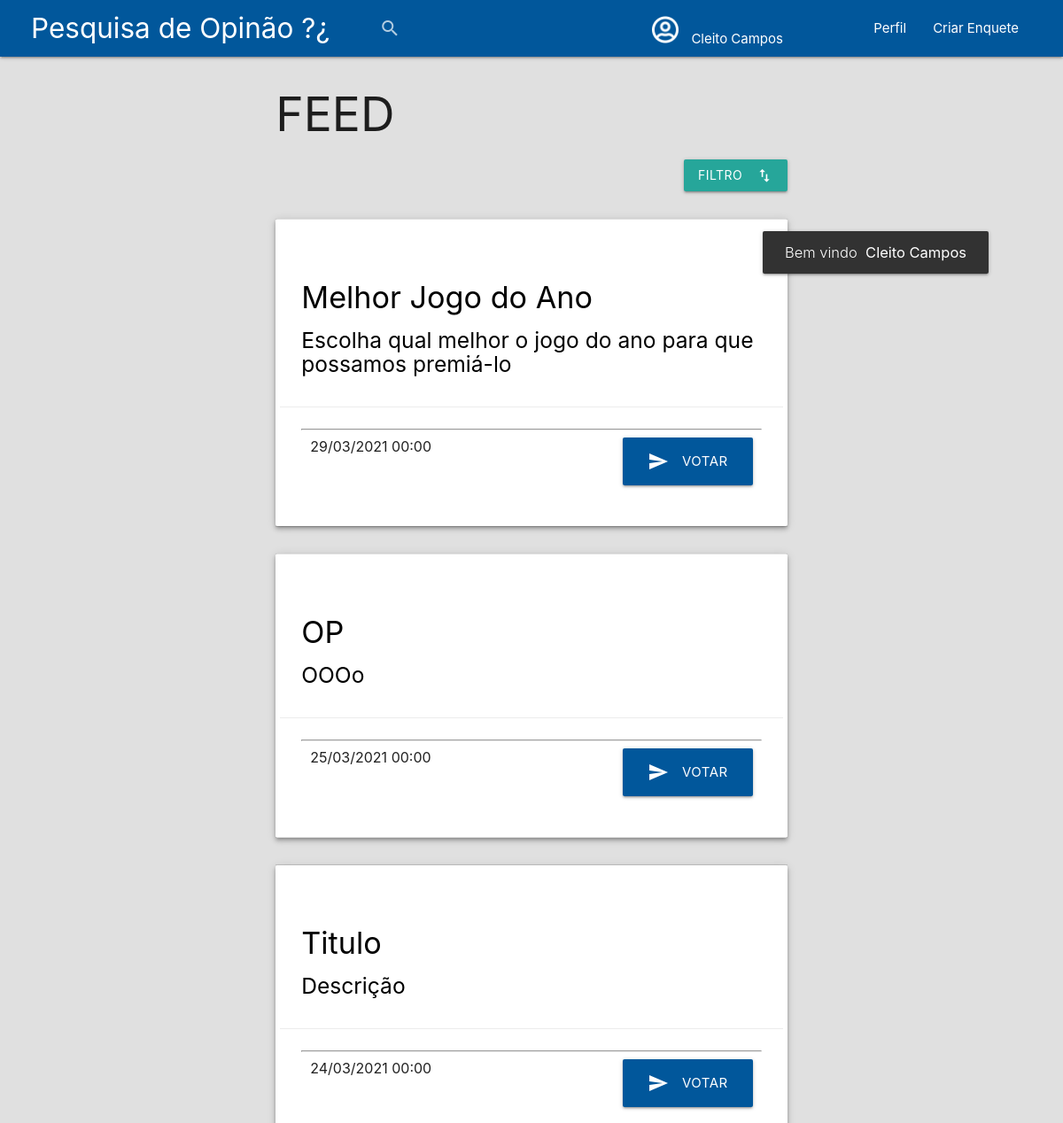
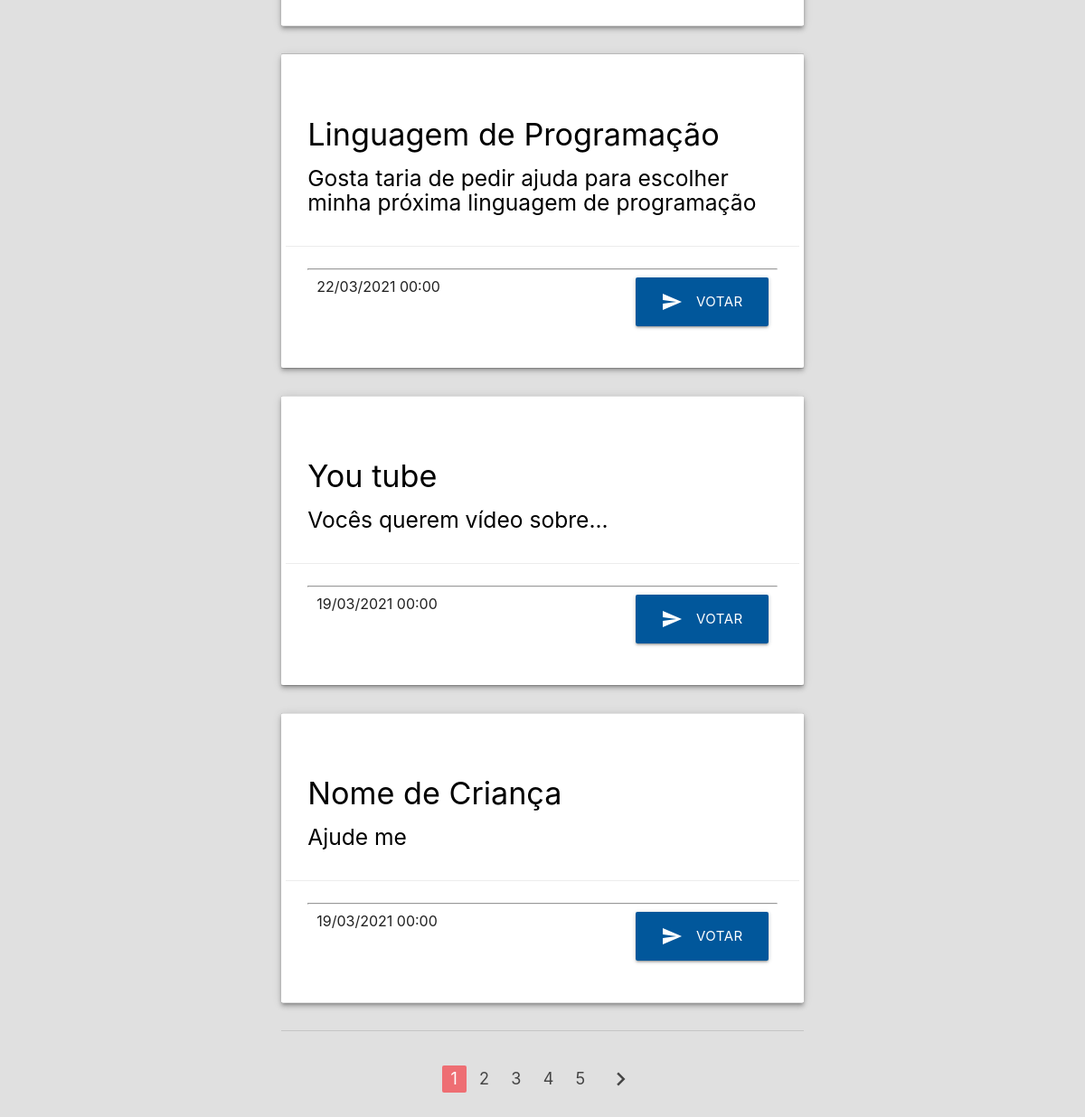
The app's page /IndexLogado.php (signed in) with its own data (2 pictures, top to bottom).
### tables this page shows
CREATE TABLE `usuario` (
  `id_user` int(6) NOT NULL,
  `enquetes_user` int(11) DEFAULT NULL,
  `votos_user` int(11) DEFAULT NULL,
  `usuario` varchar(255) NOT NULL,
  `email` varchar(255) NOT NULL,
  `sexo` varchar(255) NOT NULL,
  `senha` varchar(255) NOT NULL,
  `data_nac` date NOT NULL
);

CREATE TABLE `enquete_simples_caracteres` (
  `Cod_Enquete_Simples_Caracteres` int(4) NOT NULL,
  `unico` varchar(20) NOT NULL,
  `private` varchar(20) NOT NULL,
  `id_user` int(11) DEFAULT NULL,
  `titulo` varchar(255) NOT NULL,
  `data_criacao` datetime NOT NULL,
  `descricao` varchar(255) NOT NULL,
  `item1` varchar(255) NOT NULL,
  `item2` varchar(255) NOT NULL,
  `item3` varchar(255) NOT NULL,
  `item4` varchar(255) NOT NULL,
  `item5` varchar(255) NOT NULL,
  `item6` varchar(255) NOT NULL,
  `item7` varchar(255) NOT NULL,
  `item8` varchar(255) NOT NULL,
  `item9` varchar(255) NOT NULL,
  `item10` varchar(255) NOT NULL
);

### paginacaoPesq.php (called while the page is built, shortened)
<?php
$pagina = limpar(isset($_GET['pagina'])) ? $_GET['pagina']:1;
$ord = "DESC";
if(isset($_GET['pesquisa'])){
    $pesquisa = limpar($_GET['pesquisa']);
    $pesq = " WHERE titulo or descricao LIKE '%$pesquisa%' ";
    $pesquisar = "&pesquisa=$pesquisa";
    $urlParam = "?pesquisa=$pesquisa&";
}
else{
    $pesquisa = "";
    $pesq = "";
    $pesquisar = "";
}
$sqlListagemBD = "SELECT titulo, descricao FROM enquete_simples_caracteres $pesq ";
$resultado = mysqli_query($linkBD, $sqlListagemBD);
$totalDados = mysqli_num_rows($resultado);
$itemPagina = 6;
$totalPagina = ceil($totalDados/$itemPagina);
$inicio = ($itemPagina*$pagina)-$itemPagina;
$sqlListPagina = "SELECT titulo, descricao, data_criacao, Cod_Enquete_Simples_Caracteres FROM enquete_simples_caracteres $pesq ORDER BY data_criacao $ord limit $inicio, $itemPagina";
$resultadoPagina = mysqli_query($linkBD,$sqlListPagina);
$paginaSeguinte = $pagina + 1;
?>

### IndexLogado.php (the view, shortened to what this page needs)
<?php
require_once "conexaoBD.php";
if(isset($_SESSION['id_usuario'])){
    if($_SESSION['logado'] = TRUE and $_SESSION['id_usuario'] !== NULL){
        $idUser = $_SESSION['id_usuario'];
        $sqlUser = "SELECT usuario, email FROM usuario WHERE id_user = '$idUser'";
        $User = mysqli_query($linkBD, $sqlUser);
        $infUser = mysqli_fetch_array($User);
    }else{
        header("location:Index.php");
    }
}else{
    header("location:Index.php");
}
function limpar($inputs){
    global $linkBD;
    $var = mysqli_escape_string($linkBD,$inputs);
    $var = htmlspecialchars_decode($var);
    $var = str_replace("\\","",$var);
    $var = str_replace(";","",$var);
    return $var;
}
require_once "paginacaoPesq.php";
?>
<!DOCTYPE html>
    <head>
        <link rel="stylesheet" href="https://cdnjs.cloudflare.com/ajax/libs/materialize/1.0.0/css/materialize.min.css">
        <link rel="stylesheet" href="src/css/indexLogado.css">
    </head>
    <body class="grey lighten-2">
    <div class="navbar-fixed">
        <div class="row">
        <nav class="light-blue darken-4" id="navBar">
            <div class="nav-wrapper">
                <a href="Index.php" id="logo" class="brand-logo">Pesquisa de Opinão ?¿</a>
                <a class="waves-effect waves-light modal-trigger right" id="createEnquete" href="#criacao">Criar Enquete</a>
                <ul class="right hide-on-med-and-down" id="itemNav">
                    <li id="camPesq">
                        <form action="<?php echo $_SERVER['PHP_SELF']?>" method="GET">
                            <div class="input-field light-blue darken-4">
                                <input id="search" class="light-blue darken-4   white-text" value="<?php echo $pesquisa; ?>" type="search" name="pesquisa" required>
                                <label class="label-icon" for="search"><i class="material-icons ">search</i></label>
                                <i class="material-icons" id="iconPesq">close</i>
                            </div>
                        </form>
                    </li>
                    <li class="logIcon" id="contenier_IconUser">
                        <a href="#!" id="linkLogin" class="dropdown-trigger1" data-target="dropdownLogout">
                            <img class="iconUser" src="src/img/user-circle.png" alt="icon user">
                            <span><?php echo $infUser['usuario'];?></span>
                        </a>
                    </li>
                    <li>
                        <a href="perfilUsuario.php" id="linkLogin" class="modal-trigger">Perfil</a>
                    </li>
                </ul>
            </div>
        </nav>
        </div>
    </div>
        <div class="row">
            <div class="col s12 m6 push-m3">
                <div id="selectFiltro">
                    <h2>FEED</h2>
                <a class="btn dropdown-trigger1 right" href="#!" data-target="dropdown2">Filtro<i class="material-icons right">import_export</i></a>
                <br><br><br>
                </div>
                <table class="">
                    <tbody>
                        <?php
                            if($totalDados > 0){
                            while ($dados = mysqli_fetch_array($resultadoPagina)) {
                        ?>
                        <tr class="white z-depth-2">
                            <td>
                                <div class="card z-depth-0">
                                    <div class="card-content black-text">
                                    <span class="card-title"><?php echo "<h4>".$dados['titulo']."</h4>"; ?></span>
                                        <p><h5><?php echo $dados['descricao'];?></h5></p>
                                    </div>
                                    <div class="card-action">
                                    <hr>
                                    <div class="footerCard">
                                        <span id="data"><?php echo formataData($dados['data_criacao']); ?></span>
                                        <a class="waves-effect waves-light light-blue darken-4 btn-large"
                                            href="votacao.php?chave=<?php echo $dados['Cod_Enquete_Simples_Caracteres'];?>"><i class="material-icons left">send</i>Votar</a>
                                    </div>
                                    </div>
                                </div>
                            </td>
                        </tr>
                        <tr class="espaco">
                            <th class="bb"></th>
                        </tr>
                        <?php
                            }
                            }
                            else{$_SESSION['menssagem'] = "Sem Dados No Banco :(";}
                            function formataData($data){
                                $arrayDataHora = explode(" ",$data);
                                $arrayData = $arrayDataHora[0];
                                $arrayData = explode("-",$arrayData);
                                $arrayHora = $arrayDataHora[1];
                                $arrayHora = explode(":",$arrayHora);
                                $novaData = $arrayData[2]."/".$arrayData[1]."/".$arrayData[0]." ".$arrayHora[0].":".$arrayHora[1];
                                return $novaData;
                            }
                        ?>
                    </tbody>
                </table>
                <br>
                <div class="col push-l3 pull-3 l6">
                </div>
                <div class="center">
                    <ul class="pagination">
                        <?php for($i = 1; $i < $totalPagina + 1; $i++){ $estilo = ""; if($i == $pagina ){ $estilo = "active";}?>
                        <li class="<?php echo $estilo?>"><a href="<?php echo $_SERVER['PHP_SELF'].'?pagina='.$i.$pesquisar;?>"><?php echo $i?></a></li>
                        <?php } ?>
                        <?php if($paginaSeguinte <= $totalPagina){ ?>
                        <li class="waves-effect "><a href="<?php echo $_SERVER['PHP_SELF'].'?pagina='.$paginaSeguinte.$pesquisar;?>"><i class="material-icons">chevron_right</i></a></li>
                        <?php }?>
                    </ul>
                </div>
            </div>
        </div>
    </body>
</html>

### src/css/indexLogado.css (style rules this page uses)
#createEnquete, #logo { margin: 0 15px; }
#navBar { padding: 0 35px 0 20px; }
.iconUser { padding: 18px 0 0 0; width:30px; }
#contenier_IconUser { align-content: center; width: 250px; height: 64px; }
#contenier_IconUser span { padding: 0px 0px 0px 10px; }
#linkLogin { height: 64px; }
.footerCard { display: flex; justify-content: space-between; margin: 0 10px; }

### records on screen
usuario: usuario "Cleito Campos"
enquete_simples_caracteres: titulo "Melhor Jogo do Ano", descricao "Escolha qual melhor o jogo do ano para que possamos premiá-lo", data_criacao "29/03/2021 00:00"
enquete_simples_caracteres: titulo "OP", descricao "OOOo", data_criacao "25/03/2021 00:00"
enquete_simples_caracteres: titulo "Titulo", descricao "Descrição", data_criacao "24/03/2021 00:00"
enquete_simples_caracteres: titulo "Linguagem de Programação", descricao "Gosta taria de pedir ajuda para escolher minha próxima linguagem de programação", data_criacao "22/03/2021 00:00"
enquete_simples_caracteres: titulo "You tube", descricao "Vocês querem vídeo sobre...", data_criacao "19/03/2021 00:00"
enquete_simples_caracteres: titulo "Nome de Criança", descricao "Ajude me", data_criacao "19/03/2021 00:00"
